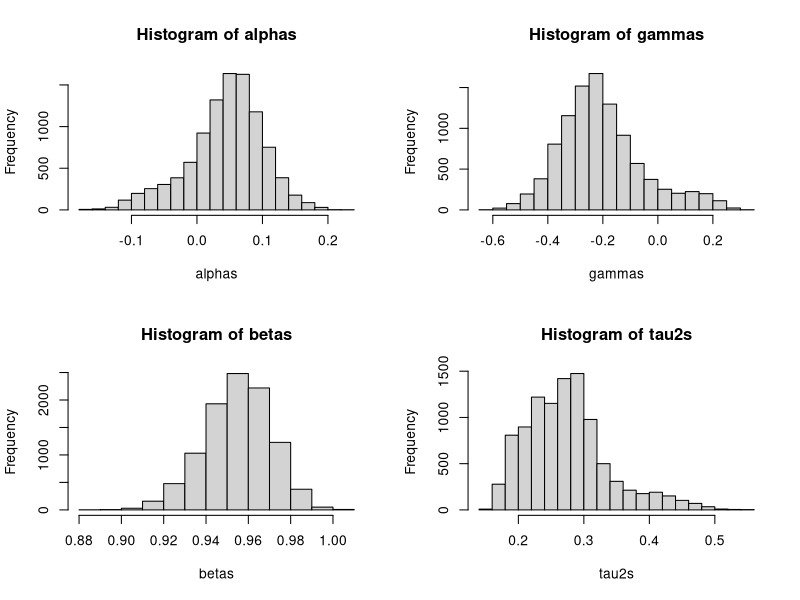
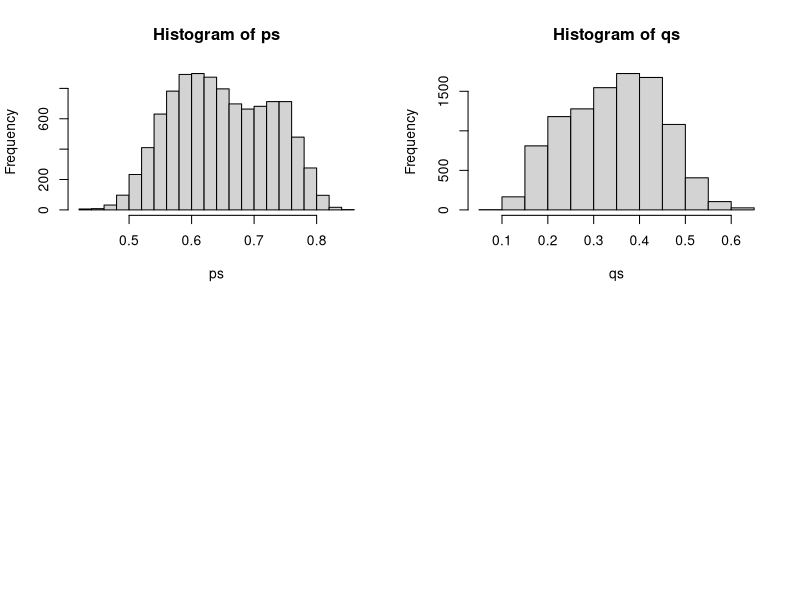
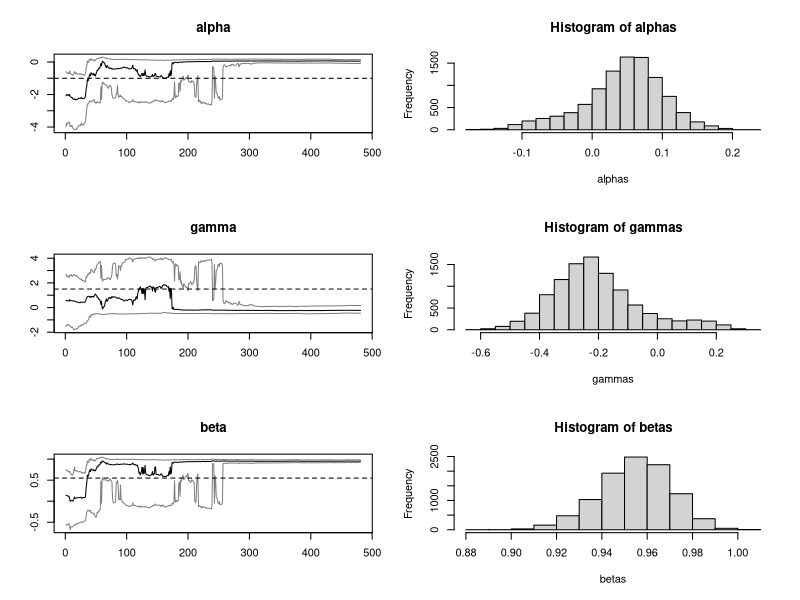
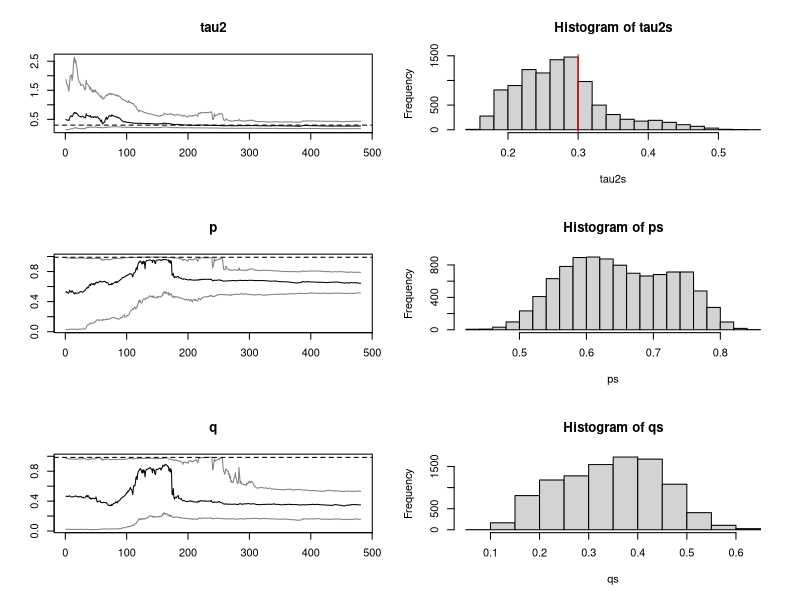
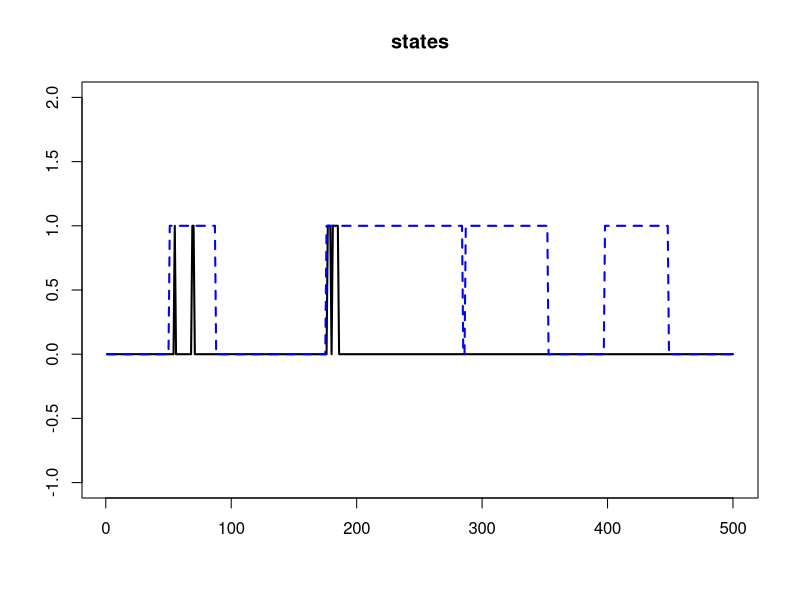

Recreate these plots in R, in order.
library(msm)
# library(foreach)
# library(doParallel)
# registerDoParallel()
Rprof(filename = "Rprof.out", append = FALSE, interval = 0.02,
      memory.profiling = FALSE)
Rprof(append = TRUE)
# registerDoParallel()
svm.pl = function(y,alphas,betas,tau2s,ps,qs,xs,zs){#,b0,B0,c0,d0){
  n      = length(y)
  
  N      = length(xs)
  nmix   = 7  
  mu     = matrix(c(-11.40039,-5.24321,-9.83726,1.50746,-0.65098,0.52478,-2.35859),
                  N,nmix,byrow=TRUE)
  sig2   = matrix(c(5.795960,2.613690,5.179500,0.167350,0.640090,0.340230,1.262610),
                  N,nmix,byrow=TRUE)
  q      = matrix(c(0.007300,0.105560,0.000020,0.043950,0.340010,0.245660,0.257500),
                  N,nmix,byrow=TRUE) 
  
  quants = array(0,c(n,8,3))
    z      = log(y^2)
  
  s      = matrix(0,N,15)
  zmean=rep(0,n)
  
  s[,1] = 1/B0[1]
  s[,2] = 0
  s[,3] = 0
  s[,4] = 1/B0[2]
  s[,5] = 0
  s[,6] = 1/B0[2]
  s[,7] = s[,1]*b0[1]+s[,2]*b0[2]+s[,3]*b0[3]
  s[,8] = s[,2]*b0[1]+s[,4]*b0[2]+s[,5]*b0[3]
  s[,9] = s[,3]*b0[1]+s[,5]*b0[2]+s[,6]*b0[3]
  s[,10] = c0
  s[,11] = d0
  s[,12] = 0
  s[,13] = 0
  s[,14] = 0
  s[,15] = 0
  blk.A = s[,4]*s[,6] - s[,5]^2
  blk.B = -(s[,2]*s[,6]-s[,3]*s[,5])
  blk.C = s[,2]*s[,5]-s[,3]*s[,5]
  #   blk.D = blk.B
  blk.E = s[,1]*s[,6]-s[,3]^2
  blk.F = -(s[,3]*s[,5]-s[,2]*s[,3])
  #   blk.G = blk.C
  #   blk.H = blk.F
  blk.I  = s[,1]*s[,4]-s[,2]^2
  
  m    = s[,1]*blk.A + s[,2] * blk.B + s[,3] * blk.C
  b1   = (s[,7]*blk.A + s[,8] * blk.B + s[,9] * blk.C)/m
  b2   = (s[,7]*blk.B + s[,8] * blk.E + s[,9] * blk.F)/m
  b3   = (s[,7]*blk.C + s[,8] * blk.F + s[,9] * blk.I)/m
  
  for (t in 1:n){
#     print(t)
    #print(t)
#     mus1    = matrix(alphas+gammas+betas*xs,N,nmix)
    mus    = matrix(alphas+betas*xs,N,nmix)
    #     print(mus[1,])
    #     scan(n=1)
    #     probs  = q*dnorm(z[t],mus+mu,sqrt(sig2+tau2s))
    
    zero.index= zs == 0
    one.index = zs == 1
#     
#     
    switch1 = qs*one.index + zero.index*(1-ps)
    switch0 = 1-switch1 #(1-zs)*ps + zs*(1-qs)
    left = q*(dnorm(z[t],mus+gammas+mu,sqrt(sig2+tau2s)))
    right = q*(dnorm(z[t],mus+mu,sqrt(sig2+tau2s)))
    probs = left*switch1+right*switch0
#     lefts = apply(left,1,sum)
#     rights = apply(right,1,sum)
#     weight = lefts*switch1+rights*switch0
    
#     probs = q*(dnorm(z[t],mus1+mu,sqrt(sig2+tau2s))*(qs*zs+(1-zs)*(1-ps)) + dnorm(z[t],mus+mu,sqrt(sig2+tau2s))*((1-zs)*ps+zs*(1-qs)))
    
    weight = apply(probs,1,sum)
    k      = sample(1:N,size=N,replace=TRUE,prob=weight)
    #     print(probs[1,])
    #     scan(n=1)
    
    xs1    = xs[k]
    zs1    = zs[k]
    probs  = probs[k,]
    mus    = mus[k,]
    alphas = alphas[k]
    gammas = gammas[k]
    betas  = betas[k]
    tau2s  = tau2s[k]
    ps = ps[k]
    qs = qs[k]
    so     = s[k,]
    b1o  = b1[k]
    b2o  = b2[k]    
    b3o  = b3[k]
    
    
    
    
    
    tau2ss = matrix(tau2s,N,nmix)
    vars   = 1/(1/sig2+1/tau2ss)
    sds    = sqrt(vars)
    
    zero.index = zs1 == 0
    one.index  = zs1 == 1
    
#     mus    = matrix(alphas+gammas+betas*xs1,N,nmix)
#     mus1    = matrix(alphas+betas*xs1,N,nmix)
    
    
#     switch1 = qs*one.index + zero.index*(1-ps)
#     switch0 = 1-switch1 #(1-zs)*ps + zs*(1-qs)
#     left = q*(dnorm(z[t],mus1+mu,sqrt(sig2+tau2s)))
#     right = q*(dnorm(z[t],mus+mu,sqrt(sig2+tau2s)))
#     probs = left*switch1+right*switch0
#     lefts = apply(left,1,sum)
#     rights = apply(right,1,sum)
#     weight = lefts*switch1+rights*switch0
#     
#     pp = lefts*switch1/weight
#     qq = rights*switch0/weight
    
    
    zs     = rbinom(N,1,1-ps)*zero.index
    zs    = zs+ rbinom(N,1,qs)*one.index
    
    mus = matrix(alphas+gammas*zs+betas*xs1,N,nmix)
#     mus = mus+gammas*zs
    probs = q*(dnorm(z[t],mus+mu,sqrt(sig2+tau2s)))
    means  = vars*((z[t]-mu)/sig2 + mus/tau2ss)
    for (i in 1:N) { 
      comp  = sample(1:nmix,size=1,prob=probs[i,])
      xs[i] = rnorm(1,means[i,comp],sds[i,comp])
    }
    
    zero.index = zs1 == 0
    one.index = zs1 == 1
    zero.index.2 = zs == 0
    one.index.2 = zs == 1
    
    #     zs = zz[t+1,]

    s[,1]  = so[,1] + 1
    s[,2]  = so[,2] + zs
    s[,3]  = so[,3] + xs1
    s[,4]  = so[,4] + zs^2
    s[,5]  = so[,5] + zs*xs1
    s[,6]  = so[,6] + xs1^2
    s[,7]  = so[,7] + xs
    s[,8]  = so[,8] + xs*zs
    s[,9]  = so[,9] + xs*xs1
    s[,10]  = so[,10] + 1
    
#     s[zero.index,12] = so[zero.index,12]+zs1[zero.index]-zs[zero.index]+1
#     s[zero.index,13] = so[zero.index,13]+zs[zero.index]
#     s[one.index,14] = so[one.index,14]+zs1[one.index]-zs[one.index]
#     s[one.index,15] = so[one.index,15]+zs[one.index]-zs1[one.index]+1
    s[,12] = so[,12]+zero.index*zero.index.2
    s[,13] = so[,13]+zero.index*one.index.2
    s[,14] = so[,14]+one.index*zero.index.2
    s[,15] = so[,15]+one.index*one.index.2
    blk.A = s[,4]*s[,6] - s[,5]^2
    blk.B = -(s[,2]*s[,6]-s[,3]*s[,5])
    blk.C = s[,2]*s[,5]-s[,3]*s[,4]
    #   blk.D = blk.B
    blk.E = s[,1]*s[,6]-s[,3]^2
    blk.F = -(s[,1]*s[,5]-s[,2]*s[,3])
    #   blk.G = blk.C
    #   blk.H = blk.F
    blk.I  = s[,1]*s[,4]-s[,2]^2
    
    
    # determinant of Binv matrix
    m    = s[,1]*blk.A + s[,2] * blk.B + s[,3] * blk.C
    
    # b_{t} =  inv(Binv_{t}) x (Binv_{t-1} * b_{t-1})     
    b1   = (s[,7]*blk.A + s[,8] * blk.B + s[,9] * blk.C)/m
    b2   = (s[,7]*blk.B + s[,8] * blk.E + s[,9] * blk.F)/m
    b3   = (s[,7]*blk.C + s[,8] * blk.F + s[,9] * blk.I)/m
    
    s[,11]  = so[,11] + (xs-b1-b2*zs-b3*xs1)*xs + (b1o-b1)*so[,7]+(b2o-b2)*so[,8]+(b3o-b3)*so[,9]
    
    tau2s  = 1/rgamma(N,s[,10]/2,s[,11]/2)
    std    = sqrt(tau2s/m)
    
    norm   = cbind(rnorm(N,0,std),rnorm(N,0,std),rnorm(N,0,std))
    
    # cholesky decomposition of B, thus inv(Binv)    
    L11 = sqrt(blk.A)
    L21 = blk.B/L11
    L31 = blk.C/L11
    
    L22 = sqrt(blk.E - L21^2)
    L32 = (blk.F-L31*L21)/L22
    
    L33 = sqrt(blk.I - L31^2 - L32^2)
    
    alphas = b1 + L11*norm[,1]
    gammas = b2 + L21*norm[,1]+L22*norm[,2]
    #     gamma.mean = b2[b2>0]
    
    #     gammas = rtnorm(N,mean=b2,lower=0)
    betas  = b3 + L31*norm[,1] + L32 * norm[,2] + L33 * norm[,3]
    
#     gamma.mean = b2 - 1/s[,4]*(s[,2]*(alphas-b1)+s[,5]*(betas-b3))
#     gammas = rtnorm(N,gamma.mean,sd = sqrt(tau2s/s[,4]),lower=0)
    
    ps = rbeta(N,s[,12]+1,s[,13]+1)
    qs = rbeta(N,s[,15]+1,s[,14]+1)
    
    # Storing quantiles
    quants[t,1,] = quantile(alphas,c(0.025,0.5,0.975))
    quants[t,2,] = quantile(gammas,c(0.025,0.5,0.975))
    quants[t,3,] = quantile(betas,c(0.025,0.5,0.975))  
    quants[t,4,] = quantile(tau2s,c(0.025,0.5,0.975))  
    quants[t,5,] = quantile(ps,c(0.025,0.5,0.975))  
    quants[t,6,] = quantile(qs,c(0.025,0.5,0.975))  
    quants[t,7,] = quantile(zs,c(0.025,0.5,0.975))
    quants[t,8,] = quantile(exp(xs/2),c(0.025,0.5,0.975))
    zmean[t] =  mean(zs)
  }
  hists = list(hist(alphas),hist(gammas),hist(betas),hist(tau2s),hist(ps),hist(qs))
  return(list(quants=quants,zmean=zmean,hists=hists))
}
PL = function(y,alphas,betas,tau2s,ps,qs,xs,zs){
  n      = length(y)
  N      = length(xs)
  quants = array(0,c(n,7,3))
  
  
  
  #   zz = matrix(zs,n,N)
  s  = matrix(0,N,15)
  # matrix Binv looks like
  # | s1   s2    s3 |
  # | s2   s4    s5 |
  # | s3   s5    s6 |
  
  s[,1] = 1/B0[1]
  s[,2] = 0
  s[,3] = 0
  s[,4] = 1/B0[2]
  s[,5] = 0
  s[,6] = 1/B0[2]
  s[,7] = s[,1]*b0[1]+s[,2]*b0[2]+s[,3]*b0[3]
  s[,8] = s[,2]*b0[1]+s[,4]*b0[2]+s[,5]*b0[3]
  s[,9] = s[,3]*b0[1]+s[,5]*b0[2]+s[,6]*b0[3]
  s[,10] = c0
  s[,11] = d0
  s[,12] = 1
  s[,13] = 1
  s[,14] = 1
  s[,15] = 1
  
  blk.A = s[,4]*s[,6] - s[,5]^2
  blk.B = -(s[,2]*s[,6]-s[,3]*s[,5])
  blk.C = s[,2]*s[,5]-s[,3]*s[,5]
  #   blk.D = blk.B
  blk.E = s[,1]*s[,6]-s[,3]^2
  blk.F = -(s[,3]*s[,5]-s[,2]*s[,3])
  #   blk.G = blk.C
  #   blk.H = blk.F
  blk.I  = s[,1]*s[,4]-s[,2]^2
  
  m    = s[,1]*blk.A + s[,2] * blk.B + s[,3] * blk.C
  b1   = (s[,7]*blk.A + s[,8] * blk.B + s[,9] * blk.C)/m
  b2   = (s[,7]*blk.B + s[,8] * blk.E + s[,9] * blk.F)/m
  b3   = (s[,7]*blk.C + s[,8] * blk.F + s[,9] * blk.I)/m
  
  
  for (t in 1:n){
    #     zs = zz[t,]
    # Resampling
    mus    = alphas+gammas*zs+betas*xs
    stdevs = exp(mus/2)
    stdevs1 = exp((alphas+betas*xs)/2)
    #     weight = dnorm(y[t],0,stdevs)*(qs+(1-zs)*(1-qs)) + dnorm(y[t],0,stdevs1)*((1-zs)*ps+zs*(1-ps))
    weight = dnorm(y[t],0,stdevs)
    k      = sample(1:N,size=N,replace=T,prob=weight)
    alphas = alphas[k]
    betas  = betas[k]
    tau2s  = tau2s[k]
    ps = ps[k]
    qs = qs[k]
    
    mus    = mus[k]
    xs1    = xs[k]
    zs1    = zs[k]
    sig2s = exp(xs1)
    # Propagating
    vars   = 1/(1/sig2s+1/tau2s)
    sds    = sqrt(vars)
    means  =  vars*(mus/tau2s +y[t]/sig2s)
    zero.index = zs1 == 0
    one.index = zs1 == 1
    ll = sum(zero.index)
    #     zs = zz[t+1,]
    zs[zero.index]     = rbinom(ll,1,1-ps[zero.index])
    zs[one.index]      = rbinom(N-ll,1,qs[one.index])
    #     mus    = alphas+gammas*zs+betas*xs1
    #     xs     =  rnorm(N,means,sds)
    xs = mus + rnorm(N,0,sqrt(tau2s))
    #     print(zs)
    #     print(qs)
    #     print(ps)
    so     = s[k,]
    #     print(s[,12:15])
    #     print(so[,12:15])
    #     print(k)
    #     scan(n=1)
    b1o  = b1[k]
    b2o  = b2[k] 
    b3o  = b3[k]
    # Updating sufficient stats
    s[,1]  = so[,1] + 1
    s[,2]  = so[,2] + zs1
    s[,3]  = so[,3] + xs1
    s[,4]  = so[,4] + zs1^2
    s[,5]  = so[,5] + zs1*xs1
    s[,6]  = so[,6] + xs1^2
    s[,7]  = so[,7] + xs
    s[,8]  = so[,8] + xs*zs1
    s[,9]  = so[,9] + xs*xs1
    s[,10]  = so[,10] + 1
    
    s[zero.index,12] = so[zero.index,12]+zs1[zero.index]-zs[zero.index]+1
    s[zero.index,13] = so[zero.index,13]+zs[zero.index]
    s[one.index,14] = so[one.index,14]+zs1[one.index]-zs[one.index]
    s[one.index,15] = so[one.index,15]+zs[one.index]-zs1[one.index]+1
    #     
    #     print(s[,12:15])
    #     print(zs1)
    #     print(zs)
    #     print(zs1[zero.index]-zs[zero.index]+1)
    #     print(zs[zero.index])
    #     print(zs1[one.index]-zs[one.index])
    #     print(zs[one.index]-zs1[one.index]+1)
    #     scan(n=1)
    blk.A = s[,4]*s[,6] - s[,5]^2
    blk.B = -(s[,2]*s[,6]-s[,3]*s[,5])
    blk.C = s[,2]*s[,5]-s[,3]*s[,4]
    #   blk.D = blk.B
    blk.E = s[,1]*s[,6]-s[,3]^2
    blk.F = -(s[,1]*s[,5]-s[,2]*s[,3])
    #   blk.G = blk.C
    #   blk.H = blk.F
    blk.I  = s[,1]*s[,4]-s[,2]^2
    
    
    #     ti = scan(n=1)
    #     print(s[ti,])
    
    
    # determinant of Binv matrix
    m    = s[,1]*blk.A + s[,2] * blk.B + s[,3] * blk.C
    
    #     AA = matrix(c(s[ti,1],s[ti,2],s[ti,3],s[ti,2],s[ti,4],s[ti,5],s[ti,3],s[ti,5],s[ti,6]),3,3)
    #     
    #     print(solve(AA))
    #     print(AA)
    #     print(matrix(c(blk.A[ti],blk.B[ti],blk.C[ti], blk.B[ti],blk.E[ti], blk.F[ti], blk.C[ti], blk.F[ti], blk.I[ti]),3,3)/m[ti])
    #      print(c(blk.A[1]/m[1],blk.B[1]/m[1],blk.C[1]/m[1]))
    #      print(solve(AA))
    # b_{t} =  inv(Binv_{t}) x (Binv_{t-1} * b_{t-1})     
    b1   = (s[,7]*blk.A + s[,8] * blk.B + s[,9] * blk.C)/m
    b2   = (s[,7]*blk.B + s[,8] * blk.E + s[,9] * blk.F)/m
    b3   = (s[,7]*blk.C + s[,8] * blk.F + s[,9] * blk.I)/m
    #
    
    #     print('b2')
    #     print((s[,7]*blk.B)[ti])
    # print((blk.F)[ti])
    # print((s[,9])[ti])
    #     print(m[ti])
    #     print(b2[ti])
    #     F.new = rbind(1,zs1[ti],xs1[ti])
    #     C.old = diag(B0,3)
    #     Q = 1
    # #     print(zs1[ti])
    #     D1 = t(F.new) %*% C.old%*% F.new + Q 
    #       
    #       
    #       #       C0 = diag(B0,2)
    #       #       print( C0 %*%F.new[,j]  %*% solve(D1) %*% (xs[1]-t(F.new[,j])%*%b0))
    #       CF = C.old %*% F.new
    # #       
    #       D.new = t(F.new)  %*% CF +Q
    #       D.inv = solve(D.new)
    # #       print(D.inv)
    #     
    #       m.old = b0
    # #       print(D.new)
    # #       print(CF %*% D.inv %*% (xs[j]-t(F.new[,j]) %*% m.old[j,]))
    # #       m.old = m.old + CF %*% D.inv %*% (xs[1]-t(F.new) %*% m.old)
    # #     print(D.inv %*% (xs[3]-t(F.new) %*% m.old))
    #     
    #       C.old = C.old - CF %*% D.inv  %*% t(F.new) %*% C.old
    #       d0 = d0 + t(xs[ti]-t(F.new)%*% m.old)%*% D.inv %*% (xs[ti]-t(F.new) %*% m.old)
    #     m.old = m.old + CF %*% D.inv %*% (xs[ti]-t(F.new) %*% m.old)
    #     print(d0)
    #     print(C.old)
    #     print(chol(C.old))
    #     print(m.old)
    #     print(c(b1[ti],b2[ti],b3[ti]))
    #     print(F.new)
    #     print(m.old)
    #     print(c(b1o[3],b2o[3],b3o[3]))
    #     print(c(zs1[3],xs1[3]))
    #     print(((xs-b1-b2*zs1-b3*xs1)*xs+(b1o-b1)*so[,7]+(b2o-b2)*so[,8]+(b3o-b3)*so[,9])[3])
    #       print(m.old)
    #     print(c(b1[1],b2[1],b3[1]))
    #     scan(n=1)
    #     
    #print(xs)
    s[,11]  = so[,11] + (xs-b1-b2*zs1-b3*xs1)*xs + (b1o-b1)*so[,7]+(b2o-b2)*so[,8]+(b3o-b3)*so[,9]
    #     print(s[ti,11])
    tau2s  = 1/rgamma(N,s[,10]/2,s[,11]/2)
    std    = sqrt(tau2s/m)
    
    norm   = cbind(rnorm(N,0,std),rnorm(N,0,std),rnorm(N,0,std))
    
    # cholesky decomposition of B, thus inv(Binv)
    
    L11 = sqrt(blk.A)
    #     print(L11[ti])
    L21 = blk.B/L11
    #     print(L21[ti])
    L31 = blk.C/L11
    #     print(L31[ti])
    
    L22 = sqrt(blk.E - L21^2)
    #     print(L22[ti])
    L32 = (blk.F-L31*L21)/L22
    #     print(L32[ti])
    L33 = sqrt(blk.I - L31^2 - L32^2)
    #     print(L33[ti]))
    
    alphas = b1 + L11*norm[,1]
    gammas = b2 + L21*norm[,1]+L22*norm[,2]
    #     gamma.mean = b2[b2>0]
    
    #     gammas = rtnorm(N,mean=b2,lower=0)
    betas  = b3 + L31*norm[,1] + L32 * norm[,2] + L33 * norm[,3]
    
    gamma.mean = b2 - 1/s[,4]*(s[,2]*(alphas-b1)+s[,5]*(betas-b3))
    gammas = rtnorm(N,gamma.mean,sd = sqrt(tau2s/s[,4]),lower=0)
    
    ps = rbeta(N,s[,12]+1,s[,13]+1)
    qs = rbeta(N,s[,15]+1,s[,14]+1)
    # Storing quantiles
    quants[t,1,] = quantile(alphas,c(0.025,0.5,0.975))
    quants[t,2,] = quantile(gammas,c(0.025,0.5,0.975))
    quants[t,3,] = quantile(betas,c(0.025,0.5,0.975))  
    quants[t,4,] = quantile(tau2s,c(0.025,0.5,0.975))  
    quants[t,5,] = quantile(ps,c(0.025,0.5,0.975))  
    quants[t,6,] = quantile(qs,c(0.025,0.5,0.975))  
    quants[t,7,] = quantile(zs,c(0.025,0.5,0.975))
    
  }
  
  return(quants)
}

# Simulated data
set.seed(98765)
n     =  500
alpha =  -1
gamma = 1.5
beta  =  0.55
tau2  =  .3
sig2  =  1.0
tau   = sqrt(tau2)
p0 = .99
q0 = .985

x     = rep(alpha/(1-beta),n+1)
S = rep(0,n+1)
true  = c(alpha,gamma,beta,tau2,p0,q0)
names = c("alpha","gamma","beta","tau2","p","q")

pa = 1
pb = 1
qa = 1
qb = 1
for (t in 2:(n+1))
  {
  if (S[t-1] == 0)
    S[t] = rbinom(1,1,1-p0)
  if (S[t-1] == 1)
    S[t] = rbinom(1,1,q0)

  x[t] = alpha+gamma*S[t]+beta*x[t-1]+tau*rnorm(1)}
x = x[2:(n+1)]
y = rnorm(n,0,exp(x/2))
# print(S)
par(mfrow=c(1,1))
# plot(y,ylim=range(x,y),xlab="Time",ylab="",main="",pch=16)
# lines(x,col=2,lwd=2)

# data = read.csv('OILPRICE.csv')
# prices = data[,2]
# n = length(prices)
# returns = diff(prices)/prices[1:(n-1)]
# logreturns = log(prices[2:n]/prices[1:(n-1)])[300:(n-1)]
# n = length(logreturns)
# y = returns[300:n]+rnorm(n-299,0,.00001)
# Prior hyperparameters
# ---------------------
m0    = 0.0


C0 = 10
c0    = 1
d0    = 1
tau20 = tau2
b0    = c(alpha,gamma,beta)
B0    = c(1,1,1)/tau20
sC0   = sqrt(C0)
sB0   = sqrt(B0)

# ONE LONG PL FILTER
# ------------------
# set.seed(246521)
N      = 10000
xs     = rnorm(N,m0,sC0)
zs = rbinom(N,1,.5)
tau2s  = 1/rgamma(N,c0/2,d0/2)
taus   = sqrt(tau2s)
alphas = rnorm(N,b0[1],taus*sB0[1])
gammas = rtnorm(N,b0[2],taus*sB0[2],lower=0)
betas  = rnorm(N,b0[3],taus*sB0[3])
ps  = rbeta(N,pa,pb)
qs = rbeta(N,qa,qb)
pars   = cbind(alphas,gammas,betas,tau2s,ps,qs)
par(mfrow=c(2,2))
# for (i in 1:4){
#   hist(pars[,i],prob=TRUE,xlab="",main=names[i])
#   abline(v=true[i],col=2)
# }
print(date())
# plm    = PL(y,alphas,betas,tau2s,ps,qs,xs,zs)
out   = svm.pl(y,alphas,betas,tau2s,ps,qs,xs,zs)
plm = out$quants

print(date())
Rprof(NULL)

cols = c(grey(0.5),1,grey(0.5))
ind  = 20:length(y)
n1   = length(ind)
par(mfrow=c(3,2))
for (i in 1:6){
  ts.plot(plm[ind,i,],xlab="",ylab="",main=names[i],col=cols,ylim=range(plm[ind,i,]))
  abline(h=true[i],lty=2)
  plot(out$hists[[i]])
  abline(v=true[i],lty=1,col='red')
}


par(mfrow=c(1,1))

par(mfrow=c(1,1))
ts.plot(plm[,7,2],xlab="",ylab="",main="states",col=1,ylim=c(-1,2),lwd=2)
lines(S[2:(n+1)],col='blue',ylim=c(-1,2),lwd=2,lty=2)
# ts.plot(cbind(2*plm[,8,2],-2*plm[,8,2]))
# lines(returns*100,col='red')

# ts.plot(out$zmean)
# par(mfrow=c(1,1))
# ts.plot(round(out$zmean),xlab="",ylab="",main="states",col=1,ylim=c(-1,2),lwd=2)
# lines(S[2:(n+1)],col='blue',ylim=c(-1,2),lwd=2,lty=2)


# Particle filters
# ----------------
# set.seed(246521)
# N    = 1000
# nsim = 100
# a    = 0.95
# qs   = array(0,c(nsim,n,4,3))
# for (s in 1:nsim){
#   print(s)
#   xs         = rnorm(N,m0,sC0)
#   tau2s      = 1/rgamma(N,c0/2,d0/2)
#   taus       = sqrt(tau2s)
#   alphas     = rnorm(N,b0[1],taus*sB0[1])
#   betas      = rnorm(N,b0[2],taus*sB0[2])
# #   qs[1,s,,,] = LW(y,alphas,betas,tau2s,sig2s,xs,a)
# #   qs[2,s,,,] = Storvik(y,alphas,betas,tau2s,sig2s,xs)
#   qs[s,,,] = PL(y,alphas,betas,tau2s,xs) 
# }
# 
# 
# 
# cols = c(grey(0.5),1,grey(0.5))
# ind  = 10:n
# n1   = length(ind)
# par(mfrow=c(2,2))
# for (i in 1:4){
#   ts.plot(qs[50,,i,],xlab="",ylab="",main=names[i],col=cols,ylim=range(plm[ind,i,]))
#   abline(h=true[i],lty=2)
# }
# 
# 
# # Mean square error
# quants = c("2.5th","50th","97.5th")
# filter = "PL"
# mse    = array(0,c(n1,4,3))
#   for (k in 1:3) 
#     for (i in 1:nsim) 
#       mse[,k,]=mse[,k,]+(qs[i,ind,k,]-plm[ind,k,])^2
# sq.mse = sqrt(mse/nsim)  
# 
# 
# cols = c(grey(0.75),grey(0.5),grey(0.75))
# #cols = c(3,2,5)
# par(mfrow=c(3,1))
# for (k in 1:3){
#   L = min(qs[,ind,k,])
#   U = max(qs[,ind,k,])
# 
#     plot(qs[1,,k,1],ylab=names[k],xlab="Time",main=filter,ylim=c(L,U),type="l",col=cols[1])
#     for (i in c(1,3,2)) for (j in 1:nsim) lines(qs[j,,k,i],col=cols[i])
#     for (i in c(1,3,2)) lines(plm[,k,i],lwd=1,col=1)  
#   
# }  
# 
# 
# 
# cols = c(grey(0.3),gray(0.5),grey(0.7))
# U    = c(0.275,0.175,0.45,1.25)
# par(mfrow=c(2,2))
# for (i in 1:3){
#   boxplot(sq.mse[1,,i,1],sq.mse[2,,i,1],sq.mse[3,,i,1],
#           sq.mse[1,,i,2],sq.mse[2,,i,2],sq.mse[3,,i,2],
#           sq.mse[1,,i,3],sq.mse[2,,i,3],sq.mse[3,,i,3],
#           outline=FALSE,ylab="Root MSE",xlab="Percentile",axes=FALSE,col=cols,ylim=c(0,U[i]))
#   axis(2);axis(1,at=c(2,5,8),lab=quants);box()
#   abline(v=3.5)
#   abline(v=6.5)
#   title(names[i])
# }
# #legend(0.5,1.2,legend=filters,col=cols,cex=1.25,lwd=c(4,4,4),lty=c(1,1,1),bty="n")
# 
# 





################ ETC
# 
# for (j in 1:N){
#   D1 = F.new[,j] %*% C.old[j,,]%*% F.new[,j] + Q 
#   
#   print(D1)
#   #       C0 = diag(B0,2)
#   #       print( C0 %*%F.new[,j]  %*% solve(D1) %*% (xs[1]-t(F.new[,j])%*%b0))
#   CF = C.old[j,,] %*% F.new[,j]
#   
#   D.new = t(F.new[,j])  %*% CF +Q
#   D.inv = solve(D.new)
#   print(D.new)
#   print(CF %*% D.inv %*% (xs[j]-t(F.new[,j]) %*% m.old[j,]))
#   m.old[j,] = m.old[j,] + CF %*% D.inv %*% (xs[j]-t(F.new[,j]) %*% m.old[j,])
#   C.old[j,,] = C.old[j,,] - CF %*% D.inv  %*% t(F.new[,j]) %*% C.old[j,,]
#   print(m.old[1,])
#   print(b1[1])
#   print(b2[1])
#   scan(n=1)
# }
